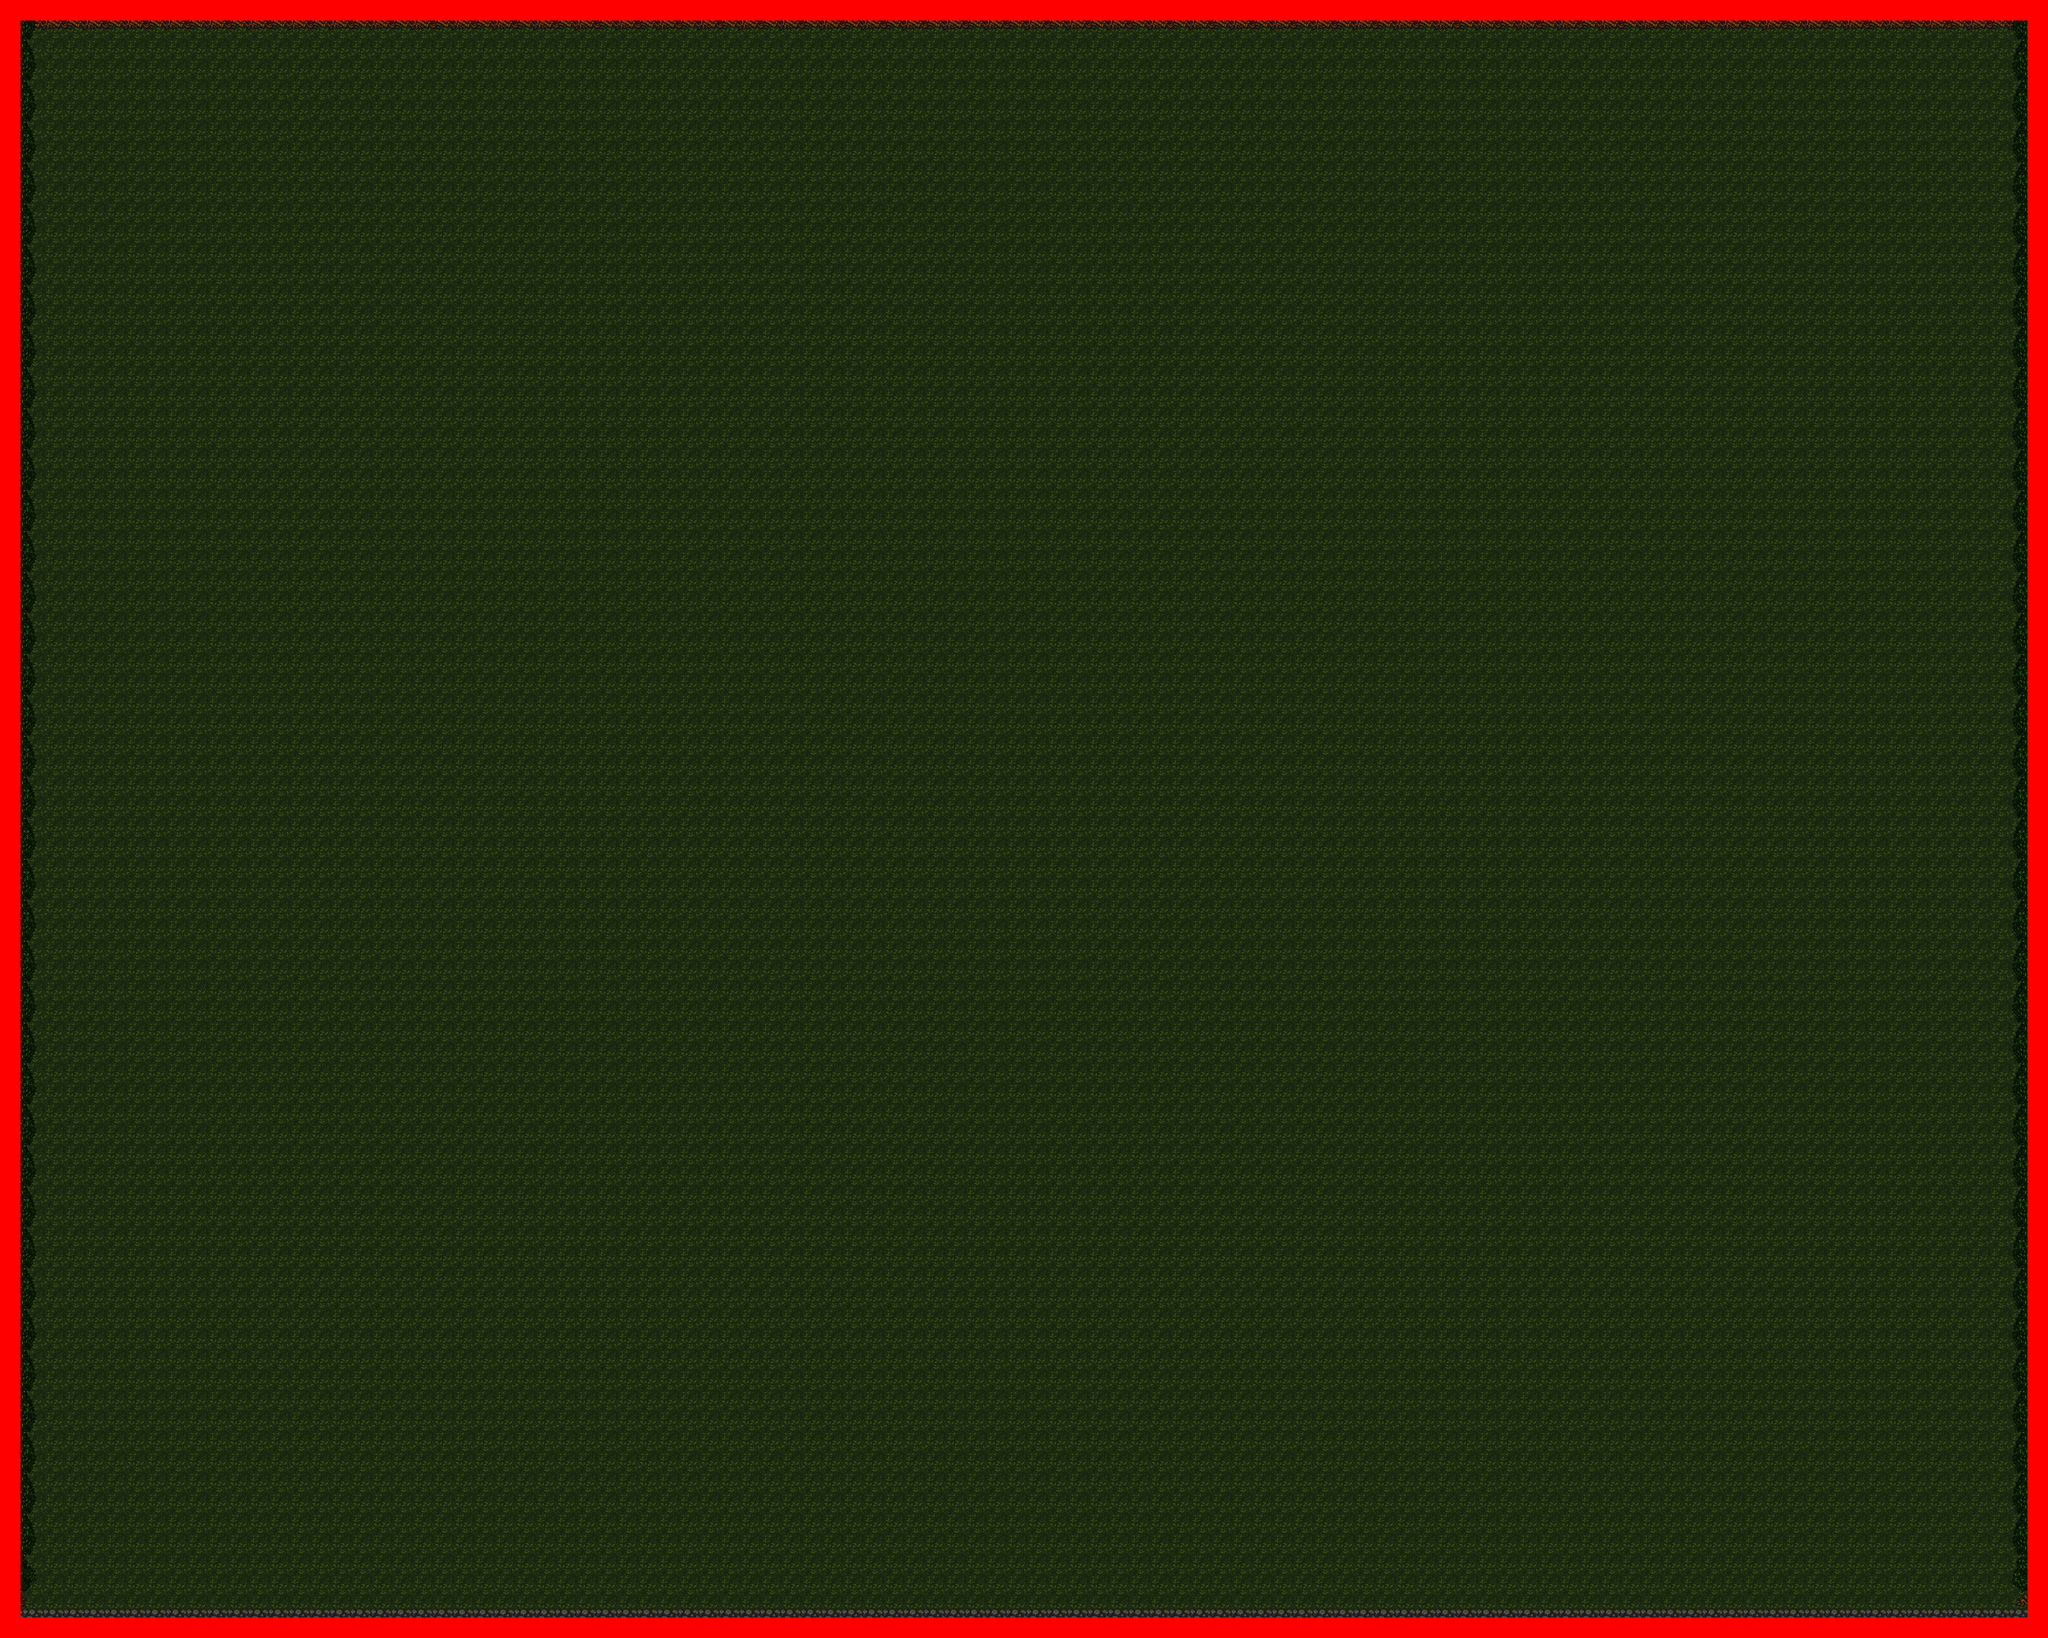

Rendered tile map (Tiled .tmx) drawn with the repository's tilesets; below, a short description and the map source with its tile grids summarised:
An orthogonal 100x80 tile map with 32x32 px tiles, 4 tile layers (Main, Under, Over, Collision), 2 tilesets.

<map version="1.0" orientation="orthogonal" width="100" height="80" tilewidth="32" tileheight="32">
 <tileset firstgid="1" name="dark_forest" tilewidth="32" tileheight="32">
  <image source="dark_forest.png" width="256" height="608" />
 </tileset>
 <tileset firstgid="153" name="collisions" tilewidth="32" tileheight="32">
  <image source="collisions.png" width="32" height="32" />
  <tile id="0">
   <properties>
    <property name="solid" value="true" />
   </properties>
  </tile>
 </tileset>
 <layer name="Main" width="100" height="80">
  <data>[8000 cells, 8000 non-empty, 3 distinct tile ids]</data>
 </layer>
 <layer name="Under" width="100" height="80">
  <data>[8000 cells, 198 non-empty, 6 distinct tile ids]</data>
 </layer>
 <layer name="Over" width="100" height="80">
  <data>[8000 cells, 314 non-empty, 16 distinct tile ids]</data>
 </layer>
 <layer name="Collision" width="100" height="80">
  <data>[8000 cells, 356 non-empty, 1 distinct tile ids]</data>
 </layer>
</map>
